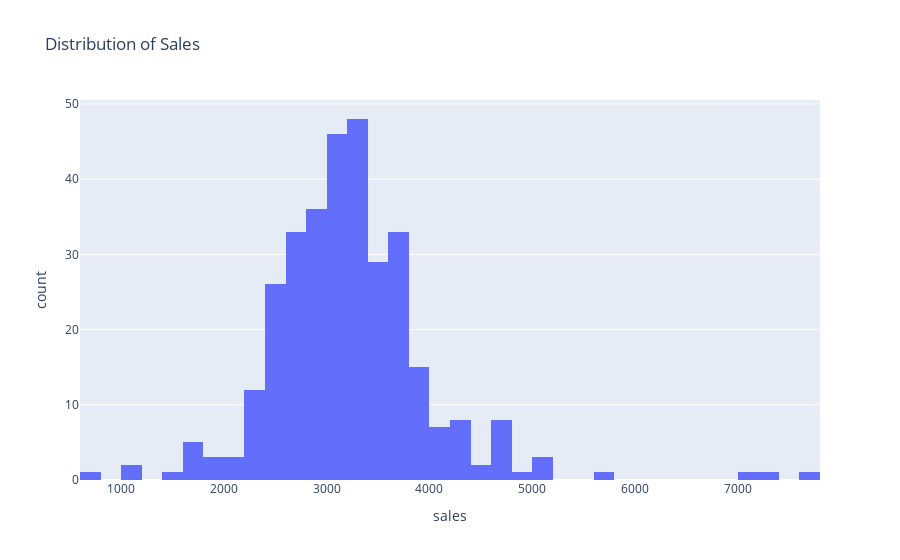

Source (notebook cell):
### Code cell
px.histogram(grouped_df, x="sales", title ='Distribution of Sales')

### Figure 1 — Plotly figure (JSON) as saved in the notebook; plotly's stock layout.template omitted (floating-point values rounded to 4 significant figures; data arrays with more than 128 entries replaced by an {"elided": "..."} marker saying what was removed)
{"data": [{"alignmentgroup": "True", "bingroup": "x", "hovertemplate": "sales=%{x}<br>count=%{y}<extra></extra>", "legendgroup": "", "marker": {"color": "#636efa", "pattern": {"shape": ""}}, "name": "", "offsetgroup": "", "orientation": "v", "showlegend": false, "type": "histogram", "x": {"elided": "326 float values"}, "xaxis": "x", "yaxis": "y"}], "layout": {"barmode": "relative", "legend": {"tracegroupgap": 0}, "title": {"text": "Distribution of Sales"}, "xaxis": {"anchor": "y", "domain": [0, 1], "title": {"text": "sales"}}, "yaxis": {"anchor": "x", "domain": [0, 1], "title": {"text": "count"}}}}
